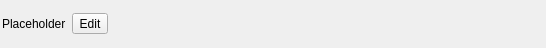
<?xml version="1.0" encoding="UTF-8"?>
<ui version="4.0">
 <class>alt::EditionFieldWidget</class>
 <widget class="QWidget" name="alt::EditionFieldWidget">
  <property name="geometry">
   <rect>
    <x>0</x>
    <y>0</y>
    <width>546</width>
    <height>48</height>
   </rect>
  </property>
  <layout class="QGridLayout" name="gridLayout">
   <property name="leftMargin">
    <number>2</number>
   </property>
   <property name="topMargin">
    <number>0</number>
   </property>
   <property name="rightMargin">
    <number>0</number>
   </property>
   <property name="bottomMargin">
    <number>0</number>
   </property>
   <item row="0" column="1">
    <widget class="QToolButton" name="editToolButton">
     <property name="text">
      <string>Edit</string>
     </property>
     <property name="icon">
      <iconset theme="gtk-edit"/>
     </property>
    </widget>
   </item>
   <item row="0" column="0">
    <widget class="QLabel" name="fieldValueLabel">
     <property name="sizePolicy">
      <sizepolicy hsizetype="Minimum" vsizetype="Minimum">
       <horstretch>0</horstretch>
       <verstretch>0</verstretch>
      </sizepolicy>
     </property>
     <property name="text">
      <string>Placeholder</string>
     </property>
    </widget>
   </item>
   <item row="0" column="2">
    <spacer name="horizontalSpacer">
     <property name="orientation">
      <enum>Qt::Horizontal</enum>
     </property>
     <property name="sizeHint" stdset="0">
      <size>
       <width>10</width>
       <height>10</height>
      </size>
     </property>
    </spacer>
   </item>
  </layout>
 </widget>
 <resources/>
 <connections/>
</ui>
